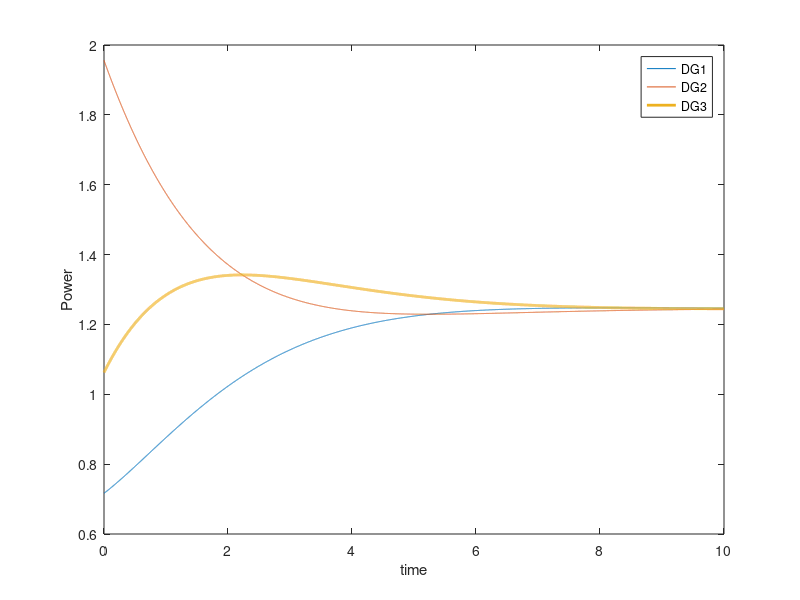
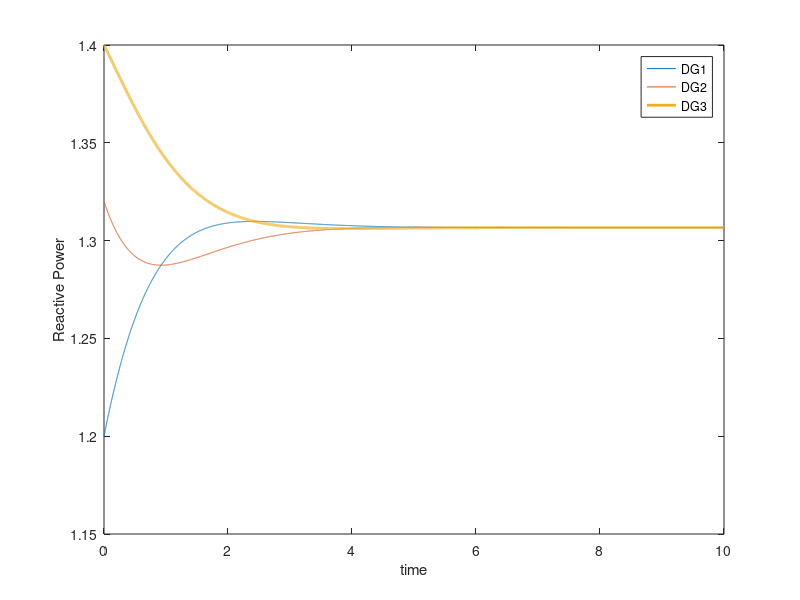
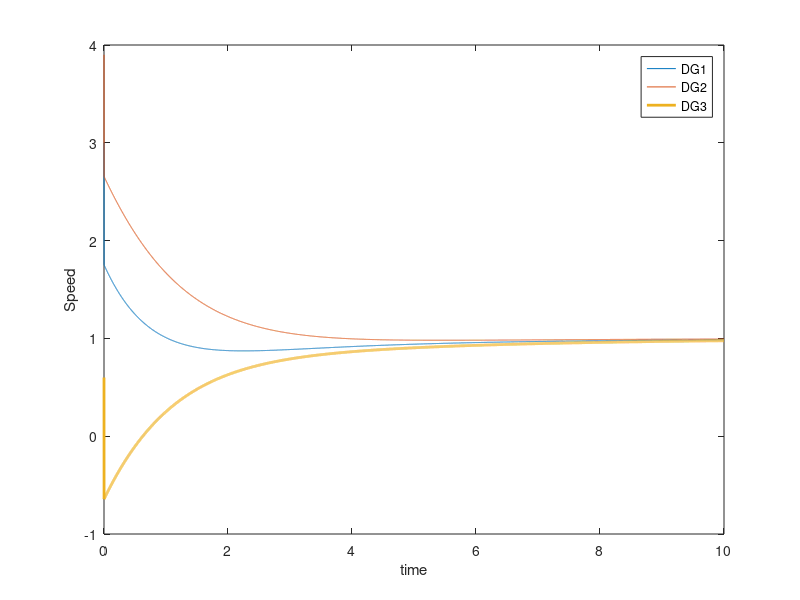
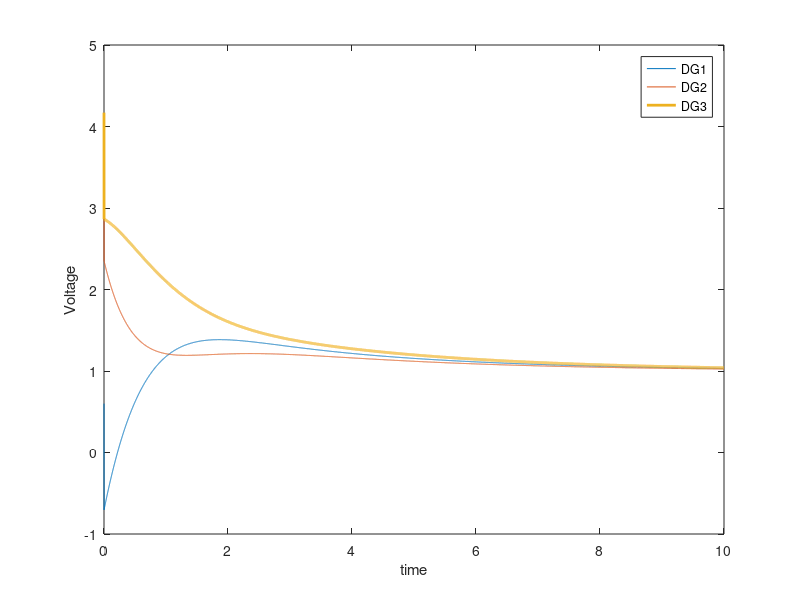

The MATLAB source for these figures, in order:
clc;clear;close all
dt=0.001;c1=0.4;c2=0.8;c4=0.6;c6=0.55;stepsize=10;
P=[0.7164;1.6300;0.8500];time(1)=0;p1(1)=0.7164;p2(1)=1.63;p3(1)=0.85;
Q=[1.2;1.1;1.0];q1(1)=1.2;q2(1)=1.1;q3(1)=1;
theta=[6;3;-1];  %单位是弧度
%给出线路的阻抗，和成比例的下垂系数
r=[0.03;0.025;0.024];% 30:25:24
kp=[1;1.2;1.25];       %下垂系数的数量级在e-5~e-4
l=[0.0084;0.007;0.006];%8.4:7:6
kq=[1;1.2;1.4];
% 定义通信网络的拉普拉斯矩阵
D=eye(3);B=[1;1;0];
A=[0,0,1;1,0,0;0,1,0];
L=D-A;i=1;
% p,q的比例一致性
for t=1:stepsize/dt
    i=i+1;
    P=P-(c1./kp.*(L*(kp.*P)))*dt;
    Q=Q-(c2./kq.*(L*(kq.*Q)))*dt;
    p1(i)=P(1);
    p2(i)=P(2);
    p3(i)=P(3);
    q1(i)=Q(1);
    q2(i)=Q(2);
    q3(i)=Q(3);
    time(i)=time(i-1)+dt;
end
% 一致性算法得到频率和电压的额定值
wn=3*[1;1.3;0.2];wn1(1)=3*1;wn2(1)=3*1.3;wn3(1)=3*0.2; %均采用相对值
vn=3*[0.2;1.22;1.39];vn1(1)=3*0.2;vn2(1)=3*1.22;vn3(1)=3*1.39;
wref=[1;1;1];vref=[1;1;1];j=1;
for t=1:stepsize/dt
    j=j+1;
    wn=wn+(-c1*L*wn-c4*(B.*(wn-wref-kp.*P)))*dt;
    vn=vn+(-c2*L*vn-c6*(B.*(vn-vref-kq.*Q)))*dt;
    w=wn-kp.*P;
    v=vn-kq.*Q;
    wn1(j)=w(1);
    wn2(j)=w(2);
    wn3(j)=w(3);
    vn1(j)=v(1);
    vn2(j)=v(2);
    vn3(j)=v(3);
   
end

figure 
plot(time,kp(1)*p1,time,kp(2)*p2,time,kp(3)*p3,'LineWidth',2)
xlabel('time')
ylabel('Power')
legend('DG1','DG2','DG3')
figure 
plot(time,kq(1)*q1,time,kq(2)*q2,time,kq(3)*q3,'LineWidth',2)
xlabel('time')
ylabel('Reactive Power')
legend('DG1','DG2','DG3')
figure
plot(time,wn1,time,wn2,time,wn3,'LineWidth',2)
xlabel('time')
ylabel('Speed')
legend('DG1','DG2','DG3')
figure 
plot(time,vn1,time,vn2,time,vn3,'linewidth',2)
xlabel('time')
ylabel('Voltage')
legend('DG1','DG2','DG3')
